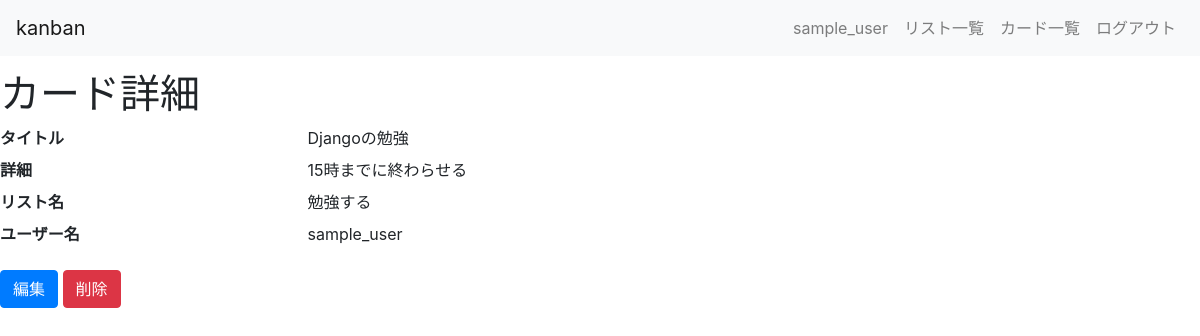
The app's page /kanban/cards/1/ (signed in) with its own data.
### kanban/models.py (models this page shows, shortened)
class Card(models.Model):
    title = models.CharField(max_length=200)
    description = models.TextField()
    user = models.ForeignKey(User, on_delete=models.CASCADE)
    list = models.ForeignKey(List, on_delete=models.CASCADE)

class List(models.Model):
    title = models.CharField(max_length=200)
    user = models.ForeignKey(User, on_delete=models.CASCADE)

### kanban/views.py (the view)
# urls.py: path("cards/<int:pk>/", views.CardDetailView.as_view(), name="cards_detail"),
class CardDetailView(LoginRequiredMixin, DetailView):
    model = Card
    template_name = "kanban/cards/detail.html"

### kanban/templates/kanban/cards/detail.html
{% extends "kanban/base.html" %}
{% block content %}
<h1>カード詳細</h1>
<dl class="row">
  <dt class="col-sm-3">タイトル</dt>
  <dd class="col-sm-9">{{ card.title }}</dd>
  <dt class="col-sm-3">詳細</dt>
  <dd class="col-sm-9">{{ card.description }}</dd>
  <dt class="col-sm-3">リスト名</dt>
  <dd class="col-sm-9">{{ card.list.title }}</dd>
  <dt class="col-sm-3">ユーザー名</dt>
  <dd class="col-sm-9">{{ card.user.username }}</dd>
</dl>
<a class="btn btn-primary" href="{% url 'kanban:cards_update' card.pk  %}" role="button">編集</a>
<a class="btn btn-danger" href="{% url 'kanban:cards_delete' card.pk  %}" role="button">削除</a>
{% endblock %}

### kanban/templates/kanban/base.html (shortened to what this page needs)
{% load static %}
<!doctype html>
<html lang="ja">
  <head>
    <link rel="stylesheet" href="https://stackpath.bootstrapcdn.com/bootstrap/4.3.1/css/bootstrap.min.css">
    <link href="https://use.fontawesome.com/releases/v5.6.1/css/all.css" rel="stylesheet">
    <link rel="stylesheet" type="text/css" href="{% static 'kanban/custom.css' %}">
  </head>
  <body>
    <header>
      <nav class="navbar navbar-expand-lg navbar-light bg-light fixed-top">
        {% if request.user.is_authenticated %}
        <a class="navbar-brand" href="{% url 'kanban:home' %}">kanban</a>
        {% else %}
        <a class="navbar-brand" href="{% url 'kanban:index' %}">kanban</a>
        {% endif %}
        <div class="collapse navbar-collapse" id="navbarSupportedContent">
          <ul class="navbar-nav">
            {% if request.user.is_authenticated %}
            <li class="nav-item">
              <a class="nav-link" href="{% url 'kanban:users_detail' request.user.pk %}">{{ request.user.username }}</a>
            </li>
            <li class="nav-item">
              <a class="nav-link" href="{% url 'kanban:lists_list' %}">リスト一覧</a>
            </li>
            <li class="nav-item">
              <a class="nav-link" href="{% url 'kanban:cards_list' %}">カード一覧</a>
            </li>
            <li class="nav-item">
              <a class="nav-link" href="{% url 'logout' %}">ログアウト</a>
            </li>
            {% endif %}
          </ul>
        </div>
      </nav>
    </header>
    <main>
      {% block content %}
      {% endblock %}
    </main>
  </body>
</html>

### kanban/static/kanban/custom.css (style rules this page uses)
body { padding-top: 70px; }

### records on screen
Card: title "Djangoの勉強", description "15時までに終わらせる", list "勉強する", user.username "sample_user"

### other values on screen
{{ request.user.username }} "sample_user"
